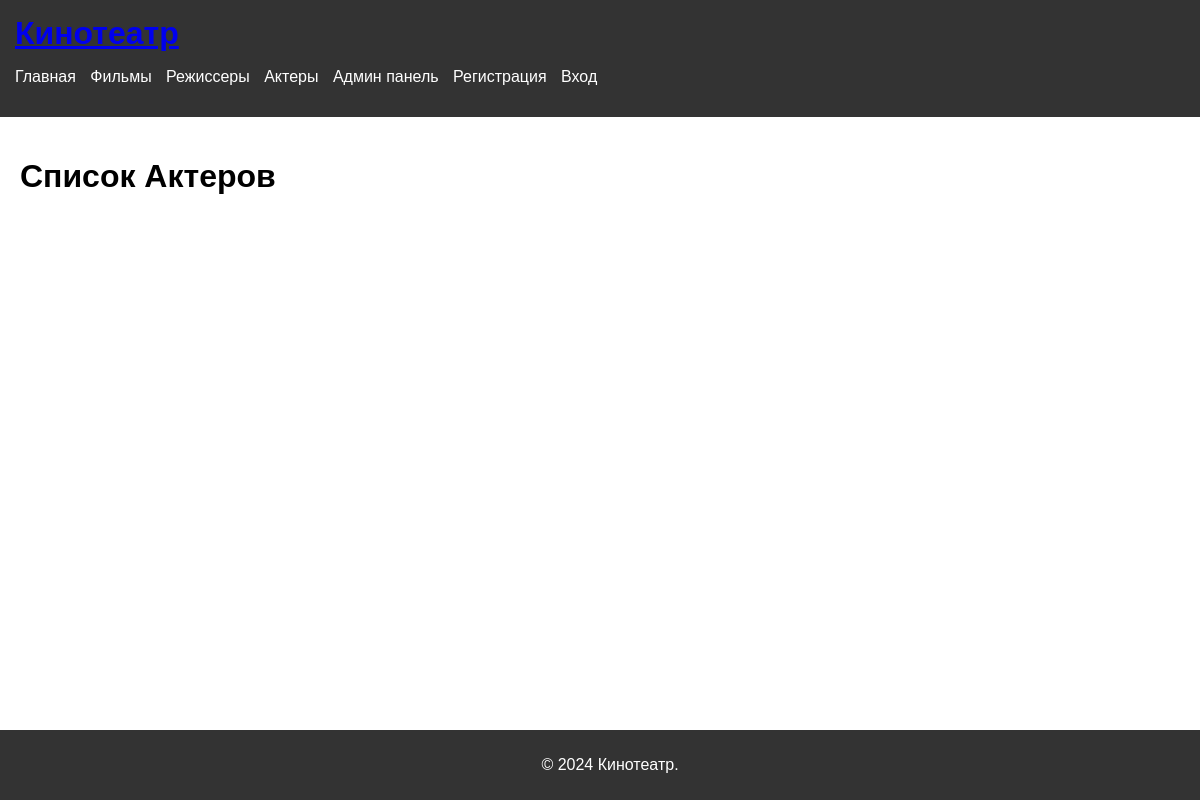
The app's page /actor/, older data.
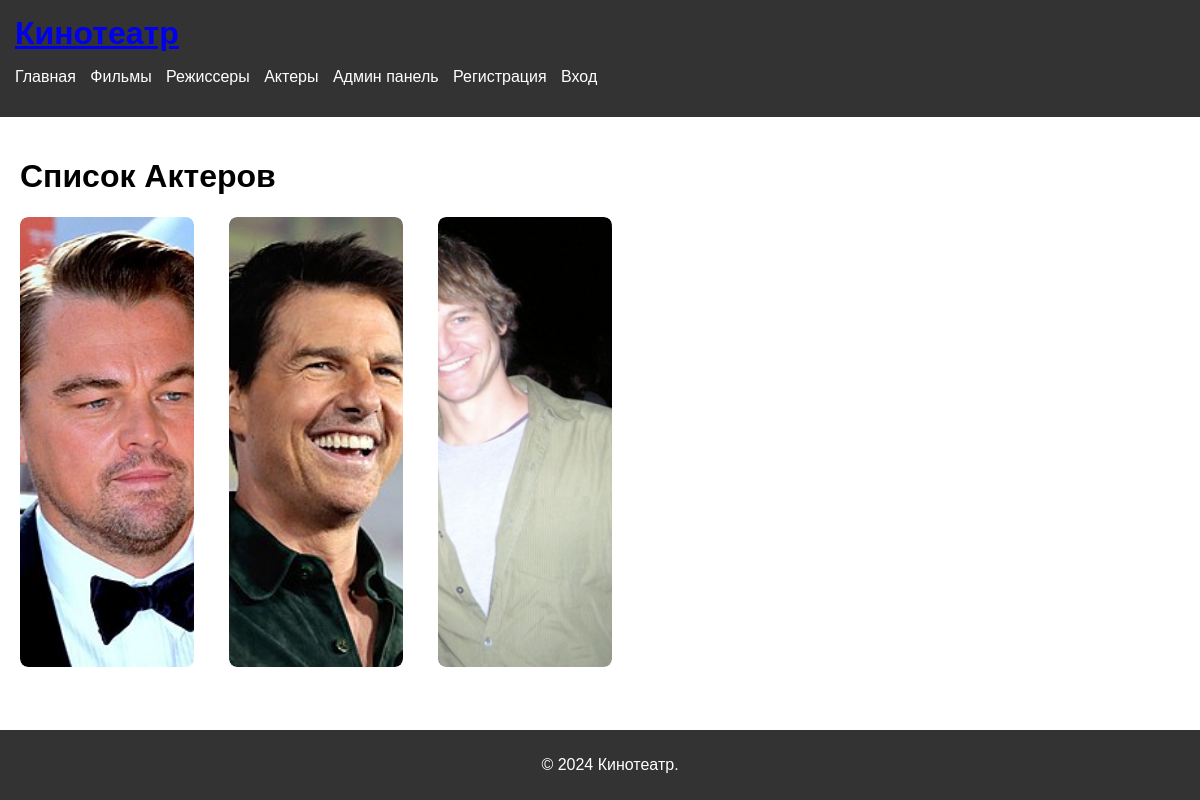
The same page, newer data.
### kinoteatr/models.py (models this page shows, shortened)
class Actor(models.Model):
    name = models.CharField(max_length=150)
    foto = models.ImageField(upload_to='media/fotoactor')

### kinoteatr/views.py (the view)
# urls.py: path('actor/', views.actor_list, name='actor_list'),
def actor_list(request):
    actors = Actor.objects.all()
    return render(request, 'cinema/actors.html', {'actors': actors})

### kinoteatr/templates/cinema/actors.html (shortened to what this page needs)
{% extends 'cinema/base.html' %}
{% block content %}
<h1>Список Актеров</h1>
<div class="actors-container">
    {% for actor in actors %}
    <div class="actor-card">
        <a href="{% url 'actor_detail' actor.pk %}">
            <img src="{{ actor.foto.url }}" alt="{{ actor.name }}">
        </a>
    </div>
    {% endfor %}
</div>
{% endblock %}

Row changes from the older to the newer data that the page shows:
added Actor: foto (picture)
added Actor: foto (picture)
added Actor: foto (picture)
